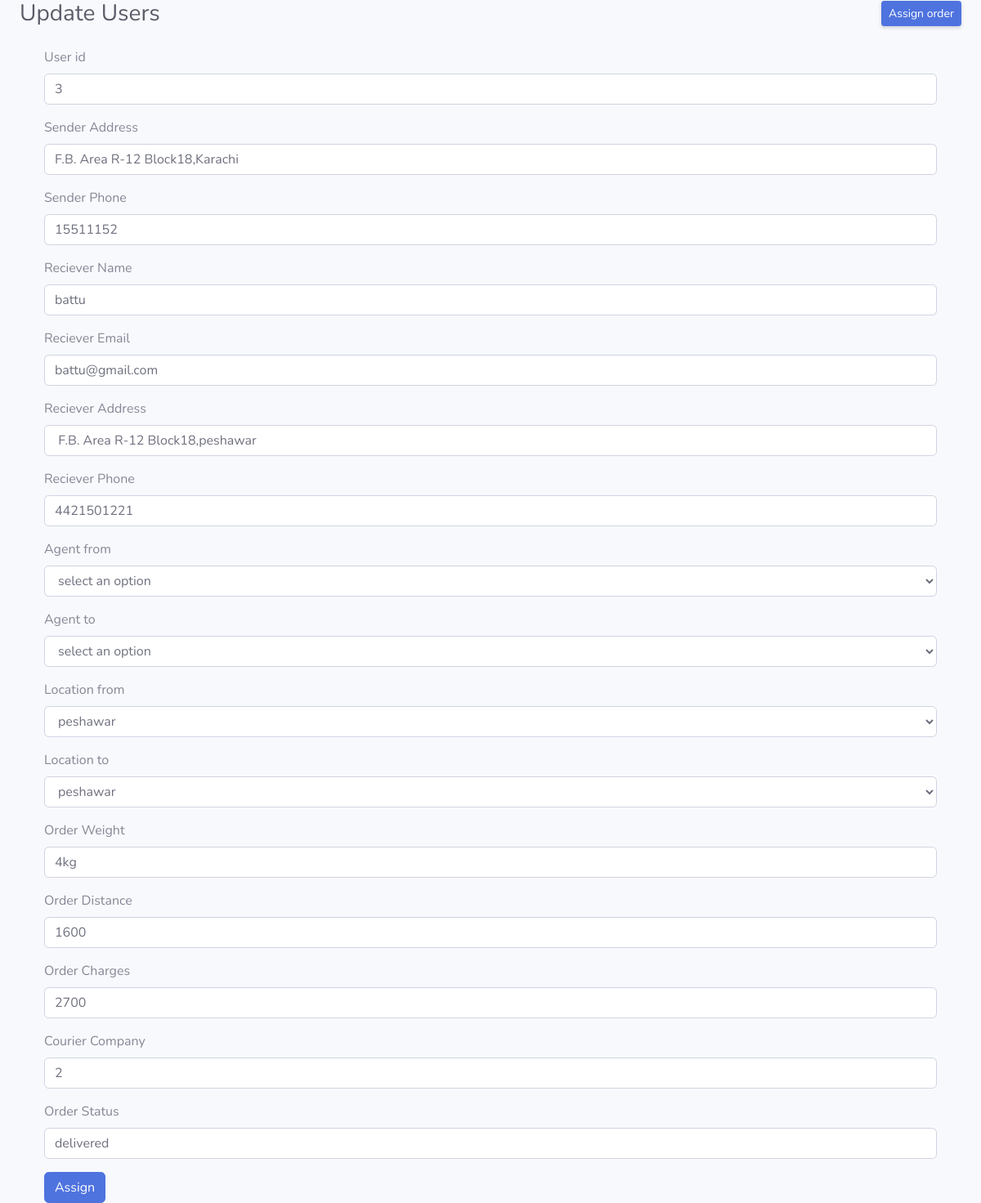
The page /workbymiss.php?id=1 on the database its author committed.
### tables this page shows
CREATE TABLE `tbl_order` (
  `or_id` int(11) NOT NULL,
  `u_id` int(11) NOT NULL,
  `sender_address` varchar(50) NOT NULL,
  `sender_phoneno` int(20) NOT NULL,
  `receiver_name` varchar(50) NOT NULL,
  `receiver_email` varchar(50) NOT NULL,
  `receiver_address` varchar(50) NOT NULL,
  `receiver_phoneno` bigint(20) NOT NULL,
  `agent_from` int(11) DEFAULT NULL,
  `agent_to` int(20) DEFAULT NULL,
  `order_weight` varchar(20) NOT NULL,
  `order_distance` int(20) NOT NULL,
  `status` varchar(50) NOT NULL,
  `locationfrom` int(11) DEFAULT NULL,
  `location_to` int(11) DEFAULT NULL,
  `co_id` int(11) NOT NULL,
  `total_charges` int(11) NOT NULL
);

### workbymiss.php (the view, shortened to what this page needs)
<?php
include('connection.php');
$id = $_GET['id'] ;
$fetch_selected_r = "SELECT * FROM `tbl_order` WHERE or_id = $id";
$run_query=mysqli_query($conn,$fetch_selected_r);
$row=mysqli_fetch_array($run_query);
?>
<!DOCTYPE html>
<html lang="en">
<head>
  <link href="vendor/fontawesome-free/css/all.min.css" rel="stylesheet" type="text/css">
  <link href="css/sb-admin-2.min.css" rel="stylesheet">
</head>
<body id="page-top">
  <div id="wrapper">
    <div id="content-wrapper" class="d-flex flex-column">
      <div id="content">
        <div class="container-fluid">
          <div class="d-sm-flex align-items-center justify-content-between mb-4">
            <h1 class="h3 mb-0 text-gray-800">Update Users</h1>
            <a href="orders.php" class="d-none d-sm-inline-block btn btn-sm btn-primary shadow-sm"> Assign order</a>
          </div>
        </div>
        <div class="container">
          <form method="POST" enctype="multipart/form-data">
            <div class="mb-3">
              <label class="form-label">User id</label>
              <input type="text" class="form-control" value="<?php echo $row['u_id']; ?>" name="u_id">
            </div>
            <div class="mb-3">
              <label class="form-label">Sender Address</label>
              <input type="text" class="form-control" value="<?php echo $row['sender_address']; ?>"
                name="sender_address1">
            </div>
            <div class="mb-3">
              <label class="form-label">Sender Phone</label>
              <input type="text" class="form-control" value="<?php echo $row['sender_phoneno']; ?>"
                name="sender_phoneno">
            </div>
            <div class="mb-3">
              <label class="form-label">Reciever Name</label>
              <input type="text" class="form-control" value="<?php echo $row['receiver_name']; ?>" name="receiver_name">
            </div>
            <div class="mb-3">
              <label class="form-label">Reciever Email</label>
              <input type="email" class="form-control" value="<?php echo $row['receiver_email']; ?>"
                name="receiver_email">
            </div>
            <div class="mb-3">
              <label class="form-label">Reciever Address</label>
              <input type="text" class="form-control" value="<?php echo $row['receiver_address']; ?>"
                name="receiver_address">
            </div>
            <div class="mb-3">
              <label class="form-label">Reciever Phone</label>
              <input type="text" class="form-control" value="<?php echo $row['receiver_phoneno']; ?>"
                name="receiver_phoneno">
            </div>
            <div class="mb-3">
              <label class="form-label">Agent from</label>
              <select class="form-control" name="agent_from">
                <option selected disabled>select an option</option>
              </select>
            </div>
            <div class="mb-3">
              <label class="form-label">Agent to</label>
              <select class="form-control" name="agent_to">
                <option selected disabled>select an option</option>
              </select>
            </div>
            <div class="mb-3">
              <label class="form-label">Location from</label>
              <select class="form-control" name="locationfrom">
                <?php
                $select_q = 'SELECT * FROM `tbl_city`';
                $run_q = mysqli_query($conn, $select_q);
                while ($data = mysqli_fetch_array($run_q)) { ?>
                  <option value="<?php echo $data['ci_id']; ?>">
                    <?php echo $data['ci_name']; ?>
                  </option>
                <?php } ?>
              </select>
            </div>
            <div class="mb-3">
              <label class="form-label">Location to</label>
              <select class="form-control" name="location_to">
                <?php $select_q = 'SELECT * FROM `tbl_city`';
                $run_q = mysqli_query($conn, $select_q);
                while ($data = mysqli_fetch_array($run_q)) { ?>
                  <option value="<?php echo $data['ci_id']; ?>">
                    <?php echo $data['ci_name']; ?>
                  </option>
                <?php } ?>
              </select>
            </div>
            <div class="mb-3">
              <label class="form-label">Order Weight</label>
              <input type="text" class="form-control" value="<?php echo $row['order_weight']; ?>" name="order_weight">
            </div>
            <div class="mb-3">
              <label class="form-label">Order Distance</label>
              <input type="text" class="form-control" value="<?php echo $row['order_distance']; ?>"
                name="order_distance">
            </div>
            <div class="mb-3">
              <label class="form-label">Order Charges</label>
              <input type="text" class="form-control" value="<?php echo $row['total_charges']; ?>" name="order_charges">
            </div>
            <div class="mb-3">
              <label class="form-label">Courier Company</label>
              <input type="text" class="form-control" value="<?php echo $row['co_id']; ?>" name="co_id">
            </div>
            <div class="mb-3">
              <label class="form-label">Order Status</label>
              <input type="text" class="form-control" value="<?php echo $row['status']; ?>" name="order_status">
            </div>
            <button type="submit" class="btn btn-primary" name="assign">Assign</button>
          </form>
        </div>
      </div>
    </div>
  </div>
</body>
</html>

### rows shown on the page
tbl_order: u_id "3", sender_address1 "F.B. Area R-12 Block18,Karachi", sender_phoneno "15511152", receiver_name "battu", receiver_email "battu@gmail.com", receiver_address "F.B. Area R-12 Block18,peshawar", receiver_phoneno "4421501221", order_weight "4kg", order_distance "1600", order_charges "2700", co_id "2", order_status "delivered"

### other values the page prints
form field locationfrom "peshawar"
form field location_to "peshawar"
